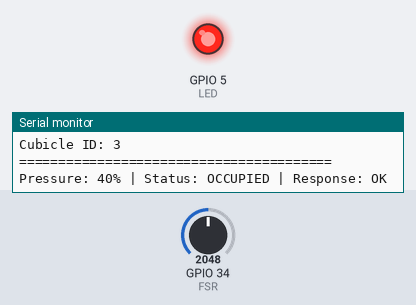
The sketch below on a simulated ESP32. On the bench: output pins drawn as LEDs (lit = HIGH), the last lines printed to the serial monitor. The test bench sets the inputs (shaded band); at power-on: GPIO 34 (FSR) = 2048. WiFi joins after 1.5 s; servers stay silent unless stated; uploads are accepted with an empty reply.

Above: at 4.4 s.
4.5 s: GPIO 34 (FSR) set to 1254
6.0 s: GPIO 34 (FSR) set to 1197
At 7.3 s:
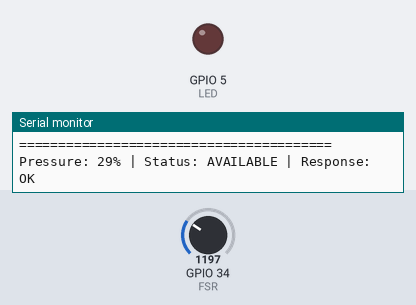
7.7 s: GPIO 34 (FSR) set to 2047
At 8.8 s:
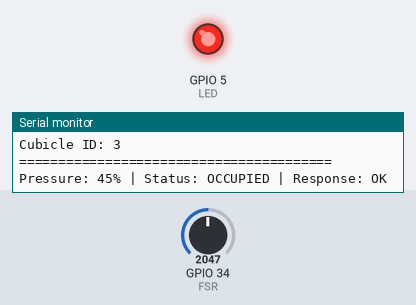
9.2 s: GPIO 34 (FSR) set to 1228
At 10.3 s:
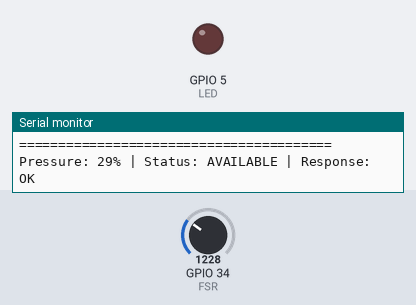
Timing chart, 0 to 11.8 s (numbered marks = the images above; inputs shaded):
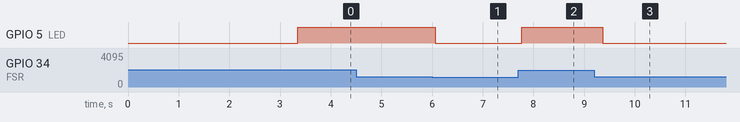

The sketch:

sketch.ino
```cpp
/*
  ESP32 - IoT Chair Sensor for BibFlip
  Syncs with Edge API and Backend
  CONFIGURADO PARA: DEVICE_005 + CUBICLE_ID 3
*/

#include <WiFi.h>
#include <HTTPClient.h>
#include <ArduinoJson.h>

// Config WiFi
const char* WIFI_SSID = "Wokwi-GUEST";
const char* WIFI_PASSWORD = "";

// Config API - Edge API URL (CAMBIADO A AZURE)
const char* EDGE_API_BASE = "https://bibflip-edge-api-platform.azurewebsites.net/api/v1/devices";

// DEVICE_005 ya está registrado y asignado a cubicle_id 3
const int CUBICLE_ID = 3;
const String DEVICE_ID = "DEVICE_005";  // ← CAMBIADO de DEVICE_006

// Hardware
const int FSR = 34;
const int LED = 5;
const int UMBRAL = 30;

// Variables
bool wifi_ok = false;
bool registrado = false;
int presion = 0;
bool ocupado = false;
unsigned long t_lect = 0;
unsigned long t_env = 0;

// Intervalos
const int LEER_CADA = 100;      // Leer sensor cada 100ms
const int ENVIAR_CADA = 2000;   // Enviar cada 2 segundos

void setup() {
  Serial.begin(115200);
  delay(500);

  Serial.println("\n========================================");
  Serial.println("ESP32 BibFlip Chair Sensor");
  Serial.println("========================================");
  Serial.print("Cubicle ID: ");
  Serial.println(CUBICLE_ID);
  Serial.print("Device ID: ");
  Serial.println(DEVICE_ID);
  Serial.println("Edge API: Azure (HTTPS)");
  Serial.println("========================================");

  pinMode(LED, OUTPUT);
  digitalWrite(LED, LOW);

  // WiFi connection
  Serial.print("Connecting to WiFi");
  WiFi.begin(WIFI_SSID, WIFI_PASSWORD);
  WiFi.setAutoReconnect(true);

  int cnt = 0;
  while (WiFi.status() != WL_CONNECTED && cnt < 20) {
    delay(250);
    Serial.print(".");
    cnt++;
  }
  Serial.println();

  if (WiFi.status() == WL_CONNECTED) {
    wifi_ok = true;
    Serial.println("WiFi Connected");
    Serial.print("IP Address: ");
    Serial.println(WiFi.localIP());
    Serial.println("========================================");

    // Register device (o verificar si ya existe)
    delay(1000);
    registrar();
  } else {
    Serial.println("WiFi Connection Failed");
    Serial.println("========================================");
  }

  t_lect = millis();
  t_env = millis();
}

void registrar() {
  if (!wifi_ok) return;

  Serial.println("\n========================================");
  Serial.println("Checking Device Registration in Edge API");
  Serial.println("========================================");

  HTTPClient http;
  String url = String(EDGE_API_BASE) + "/register";

  // Para HTTPS en Wokwi, necesitamos configurar certificados
  http.begin(url);
  http.addHeader("Content-Type", "application/json");
  http.setTimeout(20000);
  http.setFollowRedirects(HTTPC_FORCE_FOLLOW_REDIRECTS);

  String json = "{\"device_id\":\"" + DEVICE_ID +
                "\",\"device_type\":\"chair_sensor\"," +
                "\"branch_id\":\"BRANCH_001\"," +
                "\"zone\":\"ZONE_A\"," +
                "\"position\":\"CUBICLE_" + String(CUBICLE_ID) + "\"}";

  Serial.print("URL: ");
  Serial.println(url);
  Serial.print("Payload: ");
  Serial.println(json);
  Serial.println("Sending request...");

  int code = http.POST(json);

  Serial.print("Response Code: ");
  Serial.println(code);

  if (code == 201) {
    registrado = true;
    Serial.println("✓ Device registered successfully (NEW)");
  } else if (code == 200) {
    registrado = true;
    Serial.println("✓ Device already exists (USING EXISTING)");
  } else if (code == 400) {
    registrado = true;
    Serial.println("✓ Device exists (proceeding anyway)");
  } else {
    Serial.print("✗ Registration failed with code: ");
    Serial.println(code);
    String response = http.getString();
    Serial.print("Response: ");
    Serial.println(response);
  }

  Serial.println("========================================\n");
  http.end();
}

void enviar(int val) {
  if (!wifi_ok || !registrado) return;

  HTTPClient http;
  String url = String(EDGE_API_BASE) + "/" + DEVICE_ID + "/readings";

  http.begin(url);
  http.addHeader("Content-Type", "application/json");
  http.setTimeout(5000);

  String json = "{\"pressure\":" + String(val) +
                ",\"threshold\":" + String(UMBRAL) + "}";

  int code = http.POST(json);

  Serial.print("Pressure: ");
  Serial.print(val);
  Serial.print("% | Status: ");
  Serial.print(val >= UMBRAL ? "OCCUPIED" : "AVAILABLE");
  Serial.print(" | Response: ");
  Serial.println(code == 200 ? "OK" : "FAIL");

  if (code != 200) {
    String response = http.getString();
    Serial.print("Error response: ");
    Serial.println(response);
  }

  http.end();
}

void loop() {
  unsigned long now = millis();

  // Leer sensor frecuentemente
  if (now - t_lect >= LEER_CADA) {
    t_lect = now;

    // Leer y mapear
    int adc = analogRead(FSR);
    presion = map(adc, 0, 4095, 0, 100);

    // Suavizado
    static int prev = 0;
    presion = (presion * 0.8) + (prev * 0.2);
    prev = presion;

    bool nuevo = (presion >= UMBRAL);

    // Detectar cambio de estado
    if (nuevo != ocupado) {
      ocupado = nuevo;

      digitalWrite(LED, ocupado ? HIGH : LOW);

      Serial.println("\n========================================");
      Serial.print("STATUS CHANGE: ");
      Serial.println(ocupado ? "OCCUPIED" : "AVAILABLE");
      Serial.print("Pressure: ");
      Serial.print(presion);
      Serial.println("%");
      Serial.print("Cubicle ID: ");
      Serial.println(CUBICLE_ID);
      Serial.println("========================================");

      // Enviar inmediatamente al cambiar
      enviar(presion);
    }
  }
}
```

Measured:
- the behaviour switches between 1229 and 1228 on GPIO 34 (FSR) (found by bisection; images 0 and 1)
- after the input at 4.5 s, every drawn part: stays the same
- after the input at 6.0 s, GPIO 5 (LED): HIGH → LOW after 0.06 s
- after the input at 7.7 s, GPIO 5 (LED): LOW → HIGH after 0.07 s
- after the input at 9.2 s, GPIO 5 (LED): HIGH → LOW after 0.17 s
